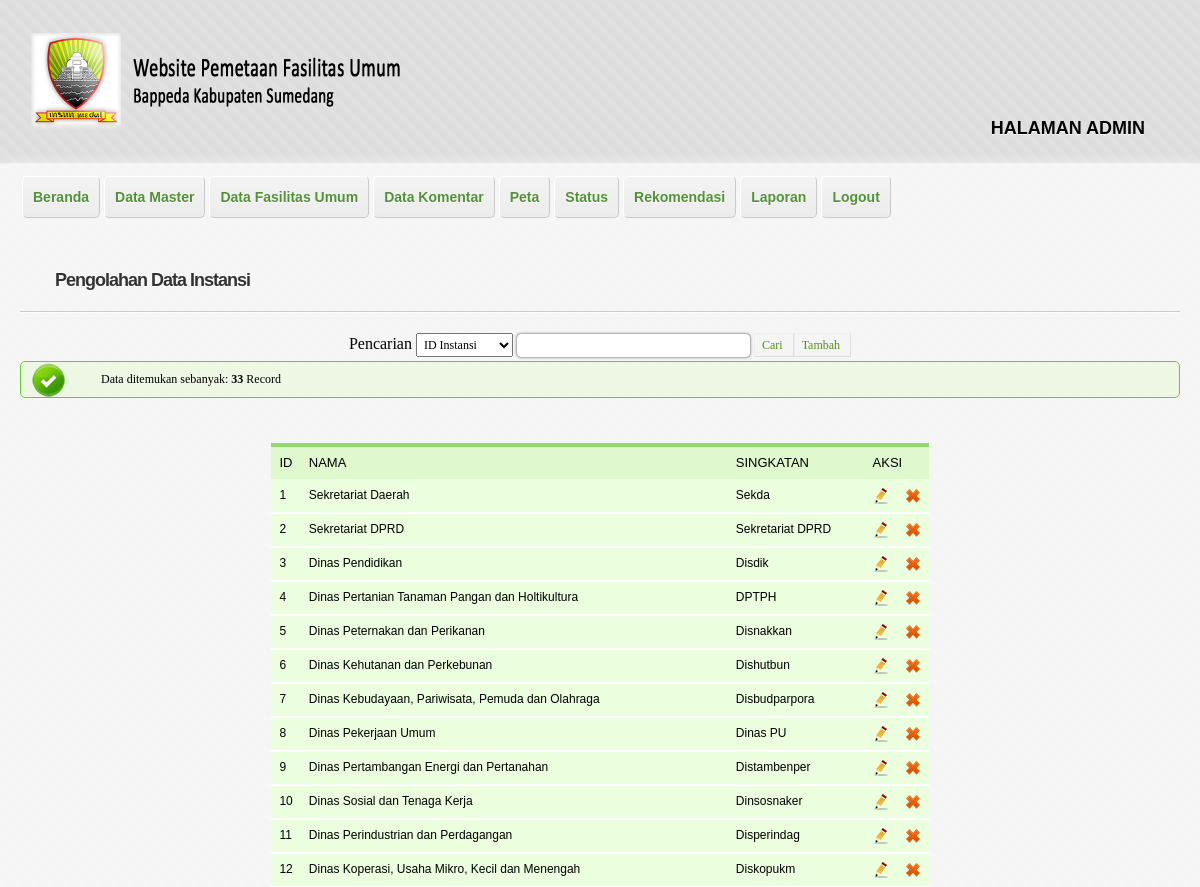
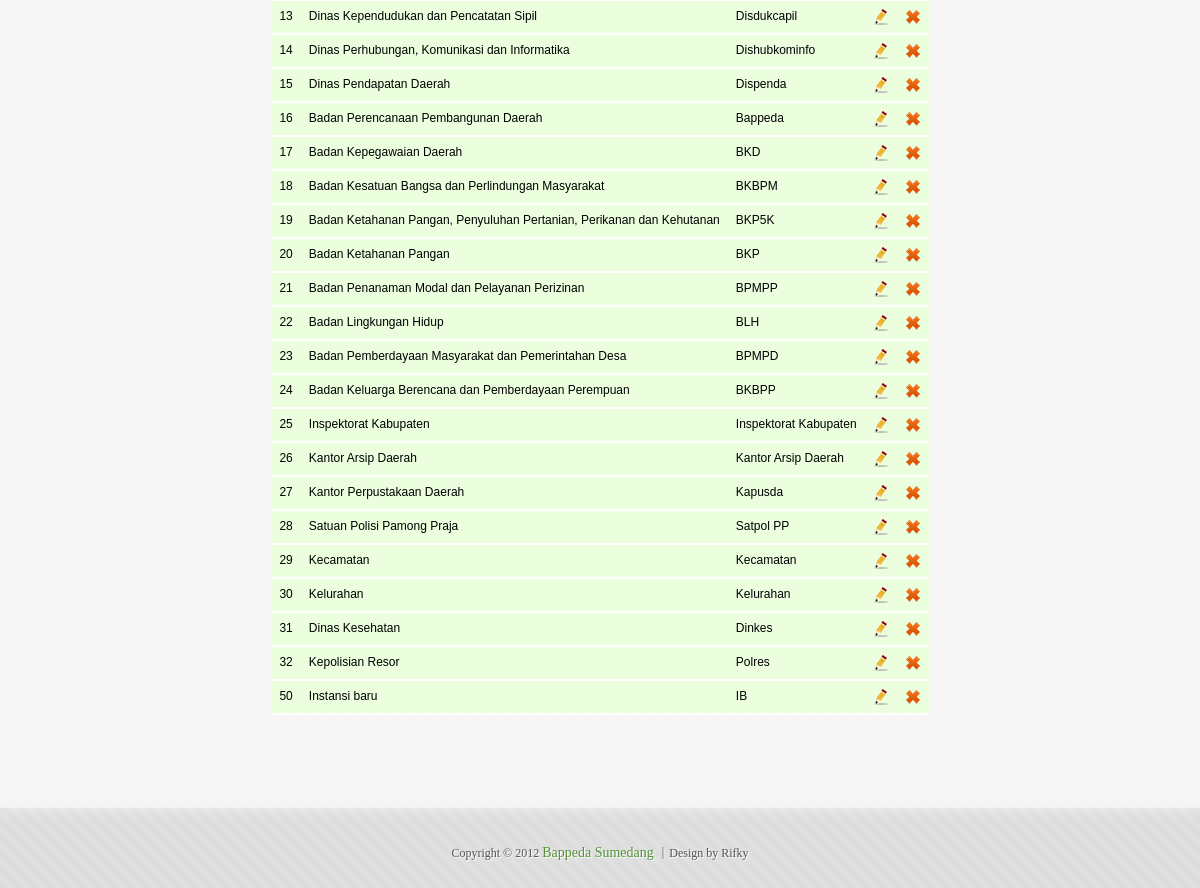
The page /admin/instansi_lihat.php (signed in) on the database its author committed (2 pictures, top to bottom).
### tables this page shows
CREATE TABLE IF NOT EXISTS `instansi` (
  `id_instansi` int(2) NOT NULL,
  `nama_instansi` varchar(70) NOT NULL,
  `singkatan` varchar(30) NOT NULL,
  PRIMARY KEY (`id_instansi`)
);

### admin/instansi_lihat.php (the view, shortened to what this page needs)
<?php
	if(isset($_SESSION['sudahlogin']))
	{
?>
<!doctype html>
<html lang="id">
<head>
	<?php
	include("lib_func.php");
	?>
    <link href="style.css" rel="stylesheet" />
</head>
<body>
<div id="wrapper">
    <header id="header" class="clearfix" role="banner">
    </header>
<div id="main" class="clearfix">
    <nav id="menu" class="clearfix" role="navigation">
    </nav>
    <div id="content" role="main">
        <article class="post">
            <h2 class="entry-title"><a href="#">Pengolahan Data Instansi</a></h2><hr />
            <div class="entry-content">
                <?php
	$link=koneksi_db();
	$sql="select * from instansi ";
	$sql.="order by id_instansi";
	$res=mysql_query($sql,$link);
	$banyakrecord=mysql_num_rows($res);
	if($banyakrecord>0){
	?>
    			<div class="pencarian" align="center">
                <form method="post" action="<?php echo $_SERVER['PHP_SELF'];?>">
                Pencarian
				<?php
				$fieldcari="";
				?>
                <select name="fieldcari">
                <option value="id_instansi" <?php if($fieldcari=="id_instansi") echo "selected";?>>ID Instansi</option>
                </select>
                <input type="text" name="keyword" size=30 maxlength="30"
                value="<?php if(isset($_POST['keyword'])) echo $_POST['keyword'];?>">
                <button type="submit" class="positive" name="tblcari">Cari</button><a href="instansi_tambah.php"><button type="button" class="positive">Tambah</button></a>
                </div>
		<div class="info">Data ditemukan sebanyak: <b><?php echo $banyakrecord;?></b> Record</div>
		<div align="center">
        <table class="tabel">
        <thead>
		  <th col="col">ID</th>
          <th col="col">NAMA</th>
          <th col="col">SINGKATAN</th>
          <th col="col" colspan="2">AKSI</th>
        </thead>
        <tbody>
		  <?php
		  	while($data=mysql_fetch_array($res)){
		  ?>
		  	<tr>
		  	   <td><?php echo $data['id_instansi'];?></td>
		  	   <td><?php echo $data['nama_instansi'];?></td>
               <td><?php echo $data['singkatan'];?></td>
		  	   <td align="center"><a href="instansi_ubah.php?id_instansi=<?php echo $data['id_instansi'];?>"><img src="../images/edit.png" border="0"></a></td>
               <td align="center"><a href="instansi_proses_hapus.php?id_instansi=<?php echo $data['id_instansi'];?>" onClick="return hapusinstansi();"><img src="../images/delete.png" border="0"></a></td>
		  	</tr>
		  <?php
		  	}
		  ?>
        </tbody>
		</table>
	</div>
	<?php
	}
	else{
	?>
	<div class="error">Data tidak ditemukan!</div>
    <a href="instansi_tambah.php"><center>Klik di sini untuk menambah data.</center></a>
	<?php
	}
	?>
            </div>
        </article>
    </div>
</div>
    <footer id="footer" align="center">
    </footer>
</div>
</body>
</html>
<?php
	}
	else
		header("Location: haruslogin.php");
?>

### rows shown on the page
instansi: id_instansi "1", nama_instansi "Sekretariat Daerah", singkatan "Sekda"
instansi: id_instansi "2", nama_instansi "Sekretariat DPRD", singkatan "Sekretariat DPRD"
instansi: id_instansi "3", nama_instansi "Dinas Pendidikan", singkatan "Disdik"
instansi: id_instansi "4", nama_instansi "Dinas Pertanian Tanaman Pangan dan Holtikultura", singkatan "DPTPH"
instansi: id_instansi "5", nama_instansi "Dinas Peternakan dan Perikanan", singkatan "Disnakkan"
instansi: id_instansi "6", nama_instansi "Dinas Kehutanan dan Perkebunan", singkatan "Dishutbun"
instansi: id_instansi "7", nama_instansi "Dinas Kebudayaan, Pariwisata, Pemuda dan Olahraga", singkatan "Disbudparpora"
instansi: id_instansi "8", nama_instansi "Dinas Pekerjaan Umum", singkatan "Dinas PU"
instansi: id_instansi "9", nama_instansi "Dinas Pertambangan Energi dan Pertanahan", singkatan "Distambenper"
instansi: id_instansi "10", nama_instansi "Dinas Sosial dan Tenaga Kerja", singkatan "Dinsosnaker"
instansi: id_instansi "11", nama_instansi "Dinas Perindustrian dan Perdagangan", singkatan "Disperindag"
instansi: id_instansi "12", nama_instansi "Dinas Koperasi, Usaha Mikro, Kecil dan Menengah", singkatan "Diskopukm"
instansi: id_instansi "13", nama_instansi "Dinas Kependudukan dan Pencatatan Sipil", singkatan "Disdukcapil"
instansi: id_instansi "14", nama_instansi "Dinas Perhubungan, Komunikasi dan Informatika", singkatan "Dishubkominfo"
instansi: id_instansi "15", nama_instansi "Dinas Pendapatan Daerah", singkatan "Dispenda"
instansi: id_instansi "16", nama_instansi "Badan Perencanaan Pembangunan Daerah", singkatan "Bappeda"
instansi: id_instansi "17", nama_instansi "Badan Kepegawaian Daerah", singkatan "BKD"
instansi: id_instansi "18", nama_instansi "Badan Kesatuan Bangsa dan Perlindungan Masyarakat", singkatan "BKBPM"
instansi: id_instansi "19", nama_instansi "Badan Ketahanan Pangan, Penyuluhan Pertanian, Perikanan dan Kehutanan", singkatan "BKP5K"
instansi: id_instansi "20", nama_instansi "Badan Ketahanan Pangan", singkatan "BKP"
instansi: id_instansi "21", nama_instansi "Badan Penanaman Modal dan Pelayanan Perizinan", singkatan "BPMPP"
instansi: id_instansi "22", nama_instansi "Badan Lingkungan Hidup", singkatan "BLH"
instansi: id_instansi "23", nama_instansi "Badan Pemberdayaan Masyarakat dan Pemerintahan Desa", singkatan "BPMPD"
instansi: id_instansi "24", nama_instansi "Badan Keluarga Berencana dan Pemberdayaan Perempuan", singkatan "BKBPP"
instansi: id_instansi "25", nama_instansi "Inspektorat Kabupaten", singkatan "Inspektorat Kabupaten"
instansi: id_instansi "26", nama_instansi "Kantor Arsip Daerah", singkatan "Kantor Arsip Daerah"
instansi: id_instansi "27", nama_instansi "Kantor Perpustakaan Daerah", singkatan "Kapusda"
instansi: id_instansi "28", nama_instansi "Satuan Polisi Pamong Praja", singkatan "Satpol PP"
instansi: id_instansi "29", nama_instansi "Kecamatan", singkatan "Kecamatan"
instansi: id_instansi "30", nama_instansi "Kelurahan", singkatan "Kelurahan"
instansi: id_instansi "31", nama_instansi "Dinas Kesehatan", singkatan "Dinkes"
instansi: id_instansi "32", nama_instansi "Kepolisian Resor", singkatan "Polres"
instansi: id_instansi "50", nama_instansi "Instansi baru", singkatan "IB"

### other values the page prints
$banyakrecord "33"
